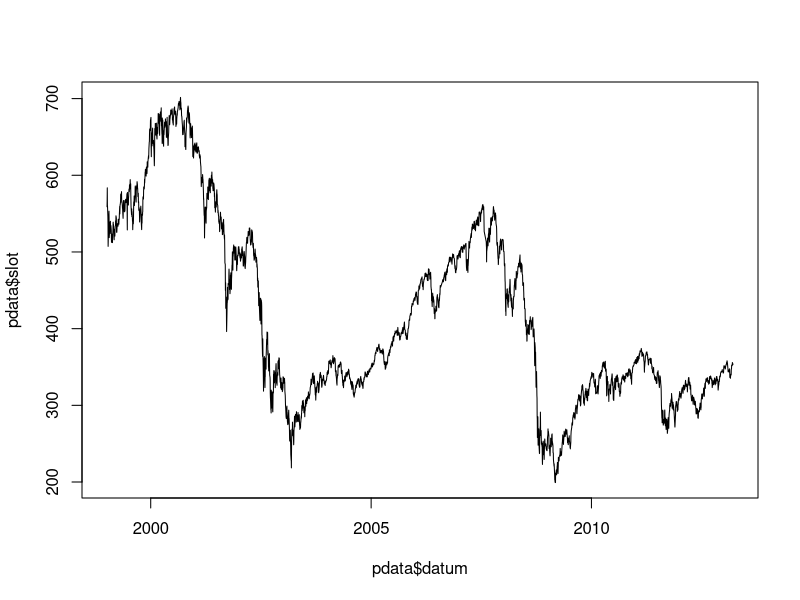
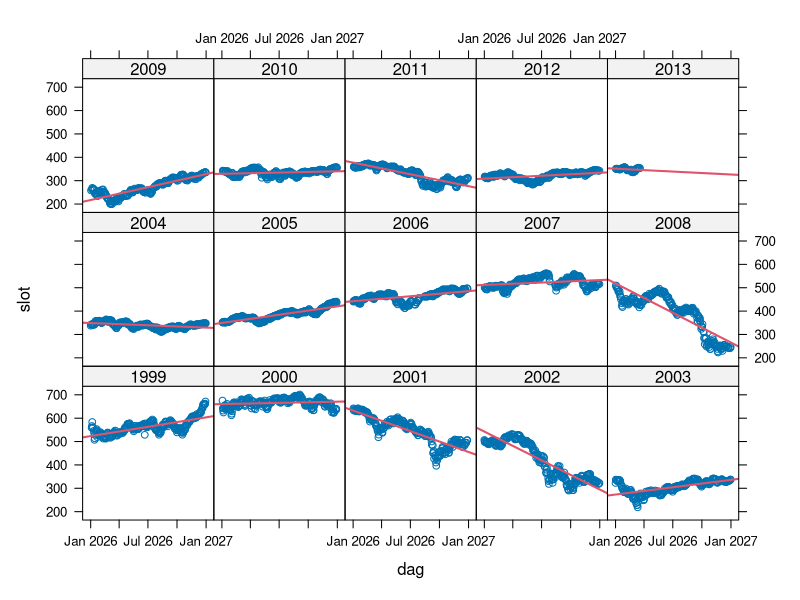

These charts were generated, in order, by the following R code:
## AEX data
#  http://www.skuzet.nl/download/historieken/category/2-historische-koersen-aex-fondsen.html

## SHARED FUNCTIONS
make.numeric <- function(x) { x <- sub(",", ".", x); as.numeric(x) }

## MAIN
#  load and init data
idata <- read.table("AEX.csv", header = FALSE, sep = ";", skip = 1,
                   colClasses = "character", 
                   col.names = c("Naam", "symbool", "datum", "open",
                                 "hoog", "laag", "slot", "volume", "NA"))

idata$datum <- as.Date(idata$datum, "%d-%m-%Y")
idata$jaar  <- as.factor(format(idata$datum, "%Y"))
idata$dag   <- as.Date(format(idata$datum, "%d-%m"), "%d-%m")

idata$open <- make.numeric(idata$open)
idata$hoog <- make.numeric(idata$hoog)
idata$laag <- make.numeric(idata$laag)
idata$slot <- make.numeric(idata$slot)

pdata <- subset(idata, idata$datum >= "1999-01-01")

#  base plot data
plot(pdata$datum, pdata$slot, type = "l")

# lattice plot data
library(lattice)
xyplot(slot ~ dag | jaar, data = pdata, panel = function(x, y, ...) {
        panel.xyplot(x, y, ...)     ## First call default panel function
        panel.lmline(x, y, col = 2, lwd = 2) ## Overlay a simple linear regression line
})
